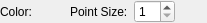
<?xml version="1.0" encoding="UTF-8"?>
<ui version="4.0">
 <class>Post2dWindowParticlesBaseScalarGroupDataItem_ToolBarWidget</class>
 <widget class="QWidget" name="Post2dWindowParticlesBaseScalarGroupDataItem_ToolBarWidget">
  <property name="geometry">
   <rect>
    <x>0</x>
    <y>0</y>
    <width>207</width>
    <height>20</height>
   </rect>
  </property>
  <property name="windowTitle">
   <string>Form</string>
  </property>
  <layout class="QHBoxLayout" name="horizontalLayout">
   <property name="leftMargin">
    <number>0</number>
   </property>
   <property name="topMargin">
    <number>0</number>
   </property>
   <property name="rightMargin">
    <number>0</number>
   </property>
   <property name="bottomMargin">
    <number>0</number>
   </property>
   <item>
    <widget class="QLabel" name="colorLabel">
     <property name="text">
      <string>Color:</string>
     </property>
    </widget>
   </item>
   <item>
    <widget class="ColorEditWidget" name="colorWidget">
     <property name="text">
      <string/>
     </property>
    </widget>
   </item>
   <item>
    <widget class="QLabel" name="sizeLabel">
     <property name="text">
      <string>Point Size:</string>
     </property>
    </widget>
   </item>
   <item>
    <widget class="QSpinBox" name="pointSizeSpinBox">
     <property name="minimum">
      <number>1</number>
     </property>
    </widget>
   </item>
   <item>
    <widget class="TransparencyWidget" name="transparencyWidget" native="true"/>
   </item>
  </layout>
 </widget>
 <customwidgets>
  <customwidget>
   <class>TransparencyWidget</class>
   <extends>QWidget</extends>
   <header>guibase/widget/transparencywidget.h</header>
   <container>1</container>
  </customwidget>
  <customwidget>
   <class>ColorEditWidget</class>
   <extends>QLabel</extends>
   <header>guibase/widget/coloreditwidget.h</header>
   <container>1</container>
  </customwidget>
 </customwidgets>
 <resources/>
 <connections/>
</ui>
